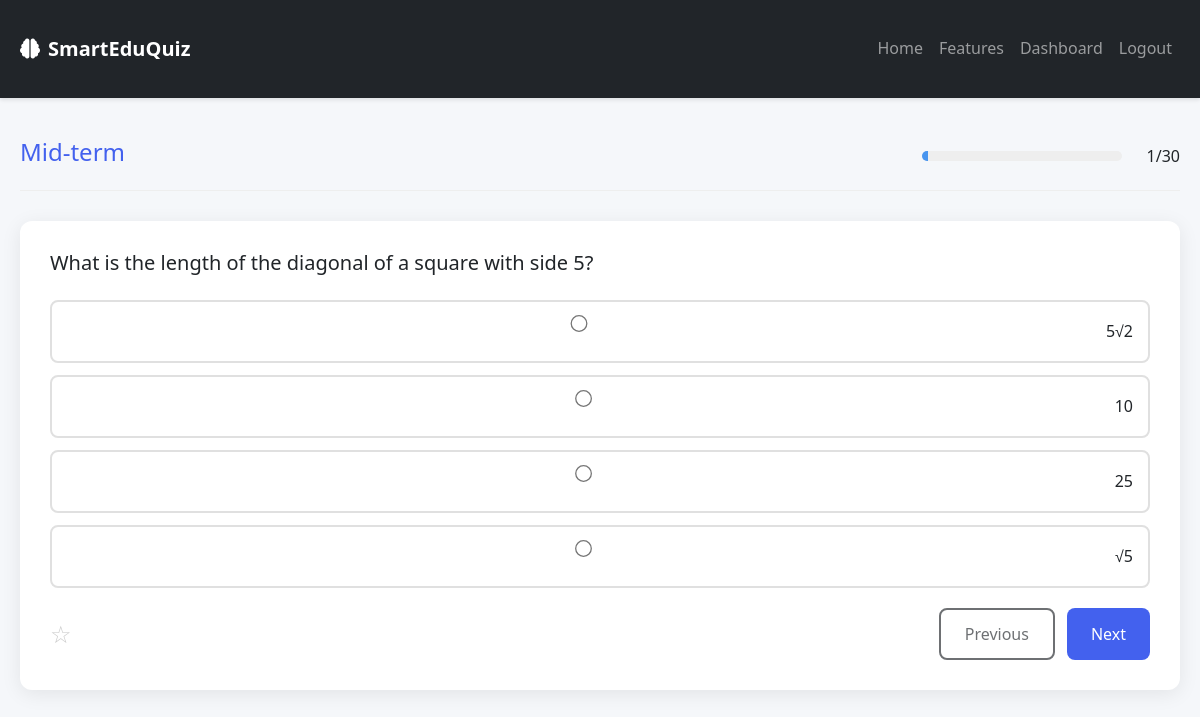
/quiz/2/ (signed in), run on the app's committed database.
### quiz/models.py (models this page shows, shortened)
class Quiz(models.Model):
    title = models.CharField(max_length=200)
    category = models.ForeignKey(Category, on_delete=models.CASCADE)
    created_by = models.ForeignKey(User, on_delete=models.CASCADE)
    created_at = models.DateTimeField(auto_now_add=True)

class Question(models.Model):
    quiz = models.ForeignKey(Quiz, on_delete=models.CASCADE, related_name='questions')
    text = models.TextField()
    correct_answer = models.CharField(max_length=200)
    option1 = models.CharField(max_length=200)
    option2 = models.CharField(max_length=200)
    option3 = models.CharField(max_length=200)
    option4 = models.CharField(max_length=200)

### quiz/views.py (the view, shortened to what this page needs)
# urls.py: path('quiz/<int:quiz_id>/', views.start_quiz, name='start_quiz'),
@login_required
def start_quiz(request, quiz_id):
    if request.user.profile.role != 'student':
        return redirect('dashboard')
    quiz = get_object_or_404(Quiz, id=quiz_id)
    session_key = f'quiz_{quiz_id}_{request.user.id}'
    session_data = request.session.get(session_key, {})
    if not session_data.get('questions'):
        questions = list(quiz.questions.all())
        random.shuffle(questions)
        selected_questions = questions[:30]  # you can adjust number
        question_ids = [q.id for q in selected_questions]
        request.session[session_key] = {
            'questions': question_ids,
            'current_index': 0,
            'answers': {}
        }
        request.session.modified = True
    else:
        question_ids = session_data['questions']
        selected_questions = list(quiz.questions.filter(id__in=question_ids))
        selected_questions.sort(key=lambda q: question_ids.index(q.id))
    current_index = request.session[session_key]['current_index']
    user_answer = request.session[session_key]['answers'].get(str(current_index), '')
    bookmarked_questions = request.session.get('bookmarked_questions', [])
    return render(request, 'quiz.html', {
        'quiz': quiz,
        'questions': selected_questions,
        'current_question': selected_questions[current_index],
        'current_question_index': current_index,
        'user_answer': user_answer,
        'bookmarked_questions': bookmarked_questions,
        'progress': ((current_index + 1) / len(selected_questions)) * 100
    })

### quiz/templatetags/filters.py (called while the page is built)
@register.filter
def split(value, delimiter):
    return value.split(delimiter)

### quiz/templates/quiz.html (shortened to what this page needs)
{% extends 'base.html' %}
{% load static %}
{% load filters %}
{% block extra_css %}
<link rel="stylesheet" href="{% static 'css/quiz.css' %}">
{% endblock %}
{% block content %}
<div class="quiz-container">
    <div class="container">
        <div class="quiz-header">
            <h1 class="quiz-title">{{ quiz.title }}</h1>
            <div class="quiz-progress">
                <div class="progress-bar">
                    <div class="progress-fill" style="width: {{ progress }}%;"></div>
                </div>
                <span class="progress-text">{{ current_question_index|add:1 }}/{{ questions|length }}</span>
            </div>
        </div>
        <div class="question-container">
            <h2 class="question-text">{{ current_question.text }}</h2>
            <form id="quizForm" method="post" action="{% url 'start_quiz' quiz.id %}">
                <ul class="options-list">
                    {% for option in current_question.option1|add:","|add:current_question.option2|add:","|add:current_question.option3|add:","|add:current_question.option4|split:"," %}
                    <li class="option-item">
                        <label class="option-label">
                            <input type="radio" name="answer" value="{{ option }}" class="option-input"
                                   {% if option == user_answer %}checked{% endif %}>
                            {{ option }}
                        </label>
                    </li>
                    {% endfor %}
                </ul>
                <div class="quiz-footer">
                    <button type="button" class="bookmark-btn {% if current_question.id in bookmarked_questions %}active{% endif %}"
                            data-question-id="{{ current_question.id }}" id="bookmarkBtn">☆</button>
                    <div class="nav-buttons">
                        <button type="submit" name="action" value="previous" class="btn btn-outline"
                                {% if current_question_index == 0 %}disabled{% endif %}>Previous</button>
                        <button type="submit" name="action" value="next" class="btn">
                            {% if current_question_index == questions|length|add:-1 %}Submit{% else %}Next{% endif %}
                        </button>
                    </div>
                </div>
            </form>
        </div>
    </div>
</div>
{% endblock %}

### quiz/static/css/main.css (style rules this page uses)
:root { --primary-blue: #2563eb; --dark-blue: #1e40af; --light-bg: #f8fafc; --primary: #4361ee; --primary-dark: #3a0ca3; --accent: #4895ef; --success: #4cc9f0; --danger: #f72585; --warning: #f8961e; --correct: #4ade80; --incorrect: #f87171; --teacher-primary: #7209b7; --teacher-primary-dark: #560bad; --teacher-accent: #b5179e; }
body { font-family: 'Segoe UI', Tahoma, Geneva, Verdana, sans-serif; background-color: var(--light-bg); margin: 0; padding: 0; }
.quiz-container { min-height: 100vh; padding: 20px 0; }
.quiz-header { display: flex; justify-content: space-between; align-items: center; margin-bottom: 30px; padding-bottom: 15px; border-bottom: 1px solid #eee; }
.quiz-title { font-size: 24px; color: var(--primary); }
.quiz-progress { display: flex; align-items: center; }
.progress-bar { width: 200px; height: 10px; background: #eee; border-radius: 5px; margin-right: 10px; overflow: hidden; }
.progress-fill { height: 100%; background: var(--accent); width: 0%; transition: width 0.3s; }
.progress-text { font-weight: 500; color: var(--dark); }
.question-container { background: white; border-radius: 10px; box-shadow: 0 3px 10px rgba(0, 0, 0, 0.1); padding: 30px; margin-bottom: 30px; }
.question-text { font-size: 20px; margin-bottom: 20px; font-weight: 500; }
.options-list { list-style: none; padding: 0; }
.option-item { margin-bottom: 15px; }
.option-label { display: flex; align-items: center; padding: 15px; border: 1px solid #ddd; border-radius: 5px; cursor: pointer; transition: all 0.2s; position: relative; }
.option-input { margin-right: 15px; transform: scale(1.2); }
.quiz-footer { display: flex; justify-content: space-between; align-items: center; }
.bookmark-btn { background: none; border: none; color: #ccc; font-size: 24px; cursor: pointer; transition: all 0.2s; }
.nav-buttons { display: flex; gap: 10px; }
.btn { display: inline-flex; align-items: center; gap: 0.5rem; padding: 0.5rem 1rem; border-radius: 8px; border: none; cursor: pointer; font-weight: 500; transition: all 0.3s; }
.btn-outline { background: transparent; border: 1px solid var(--primary); color: var(--primary); }
form input, form select, form textarea { width: 100%; padding: 0.5rem; border: 1px solid #ddd; border-radius: 5px; margin-bottom: 1rem; }
form label { display: block; margin-bottom: 0.5rem; font-weight: 500; }

### data on the page
Quiz: title "Mid-term"
Question: text "What is the length of the diagonal of a square with side 5?"

### other printed values
{{ current_question_index|add:1 }} "1"
{{ questions|length }} "30"
{{ option }} "5√2" "10" "25" "√5"
